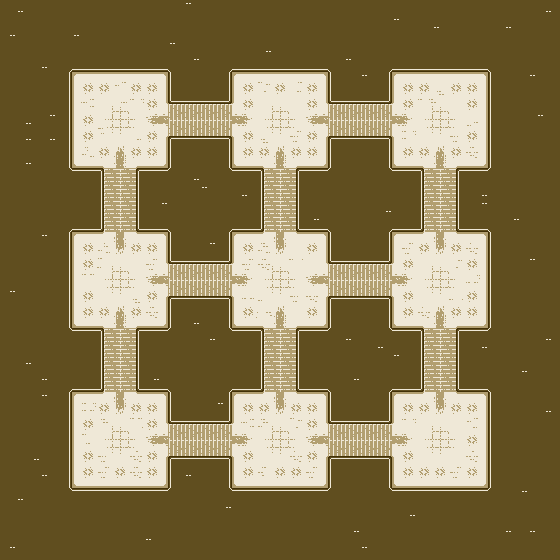

A level layout from a 2D game, rendered from its tile map. Below: a short description, then the map file with tile-grid data replaced by summaries:
An orthogonal 70x70 tile map with 8x8 px tiles, 1 tile layer (ground_layer) and 598 objects (10x spawner_echo, 3x bomber_spawner, 2x spawner_bravo, 2x spawner_alpha, 2x spawner_charlie, ...).

<map version="2017.05.02" orientation="orthogonal" renderorder="left-down" width="70" height="70" tilewidth="8" tileheight="8" nextobjectid="2864">
 <tileset firstgid="1" source="../../../tilesets/sepia-tileset.tsx" />
 <layer name="ground_layer" width="70" height="70">
  <data>[4900 cells, 4900 non-empty, 93 distinct tile ids]</data>
 </layer>
 <objectgroup name="objects_layer">
  <!-- 598 objects omitted --></objectgroup>
</map>
<!-- 598 of 598 objects omitted -->
